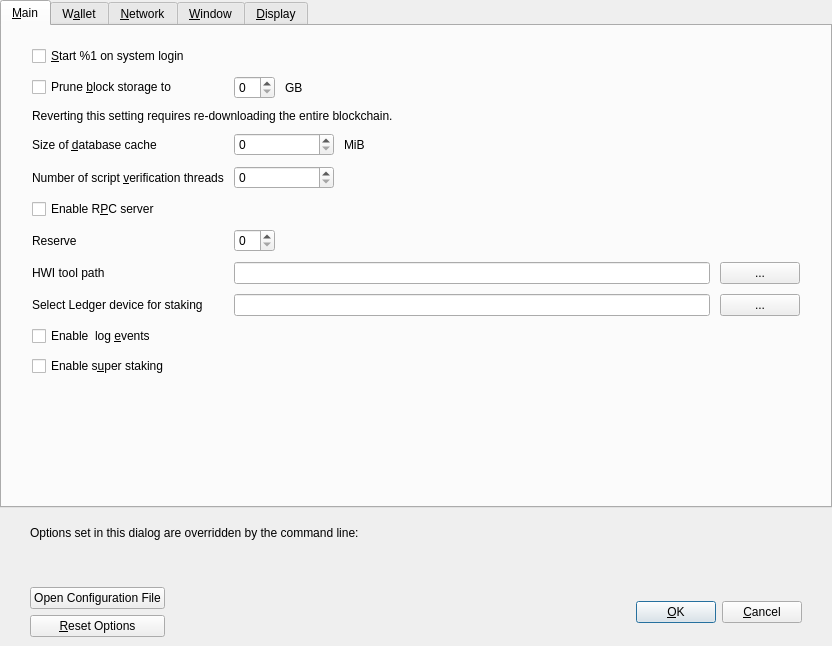
<?xml version="1.0" encoding="UTF-8"?>
<ui version="4.0">
 <class>OptionsDialog</class>
 <widget class="QDialog" name="OptionsDialog">
  <property name="geometry">
   <rect>
    <x>0</x>
    <y>0</y>
    <width>832</width>
    <height>646</height>
   </rect>
  </property>
  <property name="windowTitle">
   <string>Options</string>
  </property>
  <property name="modal">
   <bool>true</bool>
  </property>
  <layout class="QVBoxLayout" name="verticalLayout">
   <property name="leftMargin">
    <number>0</number>
   </property>
   <property name="topMargin">
    <number>0</number>
   </property>
   <property name="rightMargin">
    <number>0</number>
   </property>
   <property name="bottomMargin">
    <number>0</number>
   </property>
   <item>
    <widget class="QTabWidget" name="tabWidget">
     <property name="currentIndex">
      <number>0</number>
     </property>
     <widget class="QWidget" name="tabMain">
      <attribute name="title">
       <string>&amp;Main</string>
      </attribute>
      <layout class="QVBoxLayout" name="verticalLayout_3">
       <property name="spacing">
        <number>10</number>
       </property>
       <property name="leftMargin">
        <number>30</number>
       </property>
       <property name="topMargin">
        <number>20</number>
       </property>
       <property name="rightMargin">
        <number>30</number>
       </property>
       <property name="bottomMargin">
        <number>20</number>
       </property>
       <item>
        <layout class="QGridLayout" name="gridLayout">
         <property name="verticalSpacing">
          <number>10</number>
         </property>
         <item row="4" column="1">
          <layout class="QHBoxLayout" name="horizontalLayout_3_Main">
           <item>
            <widget class="QSpinBox" name="threadsScriptVerif">
             <property name="minimumSize">
              <size>
               <width>100</width>
               <height>0</height>
              </size>
             </property>
             <property name="toolTip">
              <string>(0 = auto, &lt;0 = leave that many cores free)</string>
             </property>
            </widget>
           </item>
           <item>
            <spacer name="horizontalSpacer_3_Main">
             <property name="orientation">
              <enum>Qt::Horizontal</enum>
             </property>
             <property name="sizeHint" stdset="0">
              <size>
               <width>40</width>
               <height>20</height>
              </size>
             </property>
            </spacer>
           </item>
          </layout>
         </item>
         <item row="8" column="1">
          <layout class="QHBoxLayout" name="horizontalLayout2">
           <item>
            <widget class="QLineEdit" name="txtStakeLedgerId">
             <property name="toolTip">
              <string>Fingerprint of the ledger that you want to be used for staking with hardware wallet</string>
             </property>
            </widget>
           </item>
           <item>
            <widget class="QPushButton" name="toolStakeLedgerId">
             <property name="text">
              <string>...</string>
             </property>
            </widget>
           </item>
          </layout>
         </item>
         <item row="6" column="1">
          <layout class="QHBoxLayout" name="horizontalLayout_3_Main_3">
           <item>
            <widget class="BitcoinAmountField" name="reserveBalance">
             <property name="toolTip">
              <string>Reserve amount that will not be used for staking</string>
             </property>
            </widget>
           </item>
           <item>
            <spacer name="horizontalSpacer_3_Main_3">
             <property name="orientation">
              <enum>Qt::Horizontal</enum>
             </property>
             <property name="sizeHint" stdset="0">
              <size>
               <width>40</width>
               <height>0</height>
              </size>
             </property>
            </spacer>
           </item>
          </layout>
         </item>
         <item row="4" column="0">
          <widget class="QLabel" name="threadsScriptVerifLabel">
           <property name="toolTip">
            <string extracomment="Tooltip text for Options window setting that sets the number of script verification threads. Explains that negative values mean to leave these many cores free to the system.">Set the number of script verification threads. Negative values correspond to the number of cores you want to leave free to the system.</string>
           </property>
           <property name="text">
            <string>Number of script &amp;verification threads</string>
           </property>
           <property name="textFormat">
            <enum>Qt::PlainText</enum>
           </property>
           <property name="buddy">
            <cstring>threadsScriptVerif</cstring>
           </property>
          </widget>
         </item>
         <item row="3" column="0">
          <widget class="QLabel" name="databaseCacheLabel">
           <property name="toolTip">
            <string extracomment="Tooltip text for Options window setting that sets the size of the database cache. Explains the corresponding effects of increasing/decreasing this value.">Maximum database cache size. A larger cache can contribute to faster sync, after which the benefit is less pronounced for most use cases. Lowering the cache size will reduce memory usage. Unused mempool memory is shared for this cache.</string>
           </property>
           <property name="text">
            <string>Size of &amp;database cache</string>
           </property>
           <property name="textFormat">
            <enum>Qt::PlainText</enum>
           </property>
           <property name="buddy">
            <cstring>databaseCache</cstring>
           </property>
          </widget>
         </item>
         <item row="2" column="0" colspan="2">
          <widget class="QLabel" name="pruneWarning">
           <property name="text">
            <string>Reverting this setting requires re-downloading the entire blockchain.</string>
           </property>
           <property name="textFormat">
            <enum>Qt::PlainText</enum>
           </property>
          </widget>
         </item>
         <item row="7" column="0">
          <widget class="QLabel" name="HWIToolLabel">
           <property name="text">
            <string>HWI tool path</string>
           </property>
          </widget>
         </item>
         <item row="1" column="0">
          <widget class="QCheckBox" name="prune">
           <property name="toolTip">
            <string>Enabling pruning significantly reduces the disk space required to store transactions. All blocks are still fully validated. Reverting this setting requires re-downloading the entire blockchain.</string>
           </property>
           <property name="text">
            <string>Prune &amp;block storage to</string>
           </property>
          </widget>
         </item>
         <item row="3" column="1">
          <layout class="QHBoxLayout" name="horizontalLayout_2_Main">
           <item>
            <widget class="QSpinBox" name="databaseCache">
             <property name="minimumSize">
              <size>
               <width>100</width>
               <height>0</height>
              </size>
             </property>
            </widget>
           </item>
           <item>
            <widget class="QLabel" name="databaseCacheUnitLabel">
             <property name="text">
              <string>MiB</string>
             </property>
             <property name="textFormat">
              <enum>Qt::PlainText</enum>
             </property>
            </widget>
           </item>
           <item>
            <spacer name="horizontalSpacer_2_Main">
             <property name="orientation">
              <enum>Qt::Horizontal</enum>
             </property>
             <property name="sizeHint" stdset="0">
              <size>
               <width>40</width>
               <height>20</height>
              </size>
             </property>
            </spacer>
           </item>
          </layout>
         </item>
         <item row="0" column="0" colspan="2">
          <widget class="QCheckBox" name="bitcoinAtStartup">
           <property name="toolTip">
            <string>Automatically start %1 after logging in to the system.</string>
           </property>
           <property name="text">
            <string>&amp;Start %1 on system login</string>
           </property>
          </widget>
         </item>
         <item row="7" column="1">
          <layout class="QHBoxLayout" name="horizontalLayout">
           <item>
            <widget class="QLineEdit" name="txtHWIToolPath">
             <property name="toolTip">
              <string>Hardware wallet interface tool location on disk</string>
             </property>
            </widget>
           </item>
           <item>
            <widget class="QPushButton" name="toolHWIPath">
             <property name="text">
              <string>...</string>
             </property>
            </widget>
           </item>
          </layout>
         </item>
         <item row="6" column="0">
          <widget class="QLabel" name="reserveBalanceLabel">
           <property name="text">
            <string>Reserve</string>
           </property>
           <property name="textFormat">
            <enum>Qt::PlainText</enum>
           </property>
           <property name="buddy">
            <cstring>threadsScriptVerif</cstring>
           </property>
          </widget>
         </item>
         <item row="1" column="1">
          <layout class="QHBoxLayout" name="horizontalLayout_Main_Prune">
           <item>
            <widget class="QSpinBox" name="pruneSize"/>
           </item>
           <item>
            <widget class="QLabel" name="pruneSizeUnitLabel">
             <property name="text">
              <string>GB</string>
             </property>
             <property name="textFormat">
              <enum>Qt::PlainText</enum>
             </property>
            </widget>
           </item>
           <item>
            <spacer name="horizontalSpacer_Main_Prune">
             <property name="orientation">
              <enum>Qt::Horizontal</enum>
             </property>
             <property name="sizeHint" stdset="0">
              <size>
               <width>40</width>
               <height>20</height>
              </size>
             </property>
            </spacer>
           </item>
          </layout>
         </item>
         <item row="8" column="0">
          <widget class="QLabel" name="stakeLedgerIdlabel">
           <property name="text">
            <string>Select Ledger device for staking</string>
           </property>
          </widget>
         </item>
         <item row="5" column="0" colspan="2">
          <widget class="QCheckBox" name="enableServer">
           <property name="toolTip">
            <string extracomment="Tooltip text for Options window setting that enables the RPC server.">This allows you or a third party tool to communicate with the node through command-line and JSON-RPC commands.</string>
           </property>
           <property name="text">
            <string extracomment="An Options window setting to enable the RPC server.">Enable R&amp;PC server</string>
           </property>
          </widget>
         </item>
         <item row="9" column="0" colspan="2">
          <widget class="QCheckBox" name="logEvents">
           <property name="text">
            <string>Enable  log &amp;events</string>
           </property>
          </widget>
         </item>
         <item row="10" column="0" colspan="2">
          <widget class="QCheckBox" name="superStaking">
           <property name="text">
            <string>Enable s&amp;uper staking</string>
           </property>
          </widget>
         </item>
        </layout>
       </item>
       <item>
        <spacer name="verticalSpacer_Main">
         <property name="orientation">
          <enum>Qt::Vertical</enum>
         </property>
         <property name="sizeHint" stdset="0">
          <size>
           <width>20</width>
           <height>40</height>
          </size>
         </property>
        </spacer>
       </item>
      </layout>
     </widget>
     <widget class="QWidget" name="tabWallet">
      <attribute name="title">
       <string>W&amp;allet</string>
      </attribute>
      <layout class="QVBoxLayout" name="verticalLayout_Wallet">
       <property name="spacing">
        <number>10</number>
       </property>
       <property name="leftMargin">
        <number>30</number>
       </property>
       <property name="topMargin">
        <number>20</number>
       </property>
       <property name="rightMargin">
        <number>30</number>
       </property>
       <property name="bottomMargin">
        <number>20</number>
       </property>
       <item>
        <widget class="QCheckBox" name="subFeeFromAmount">
         <property name="toolTip">
          <string extracomment="Tooltip text for Options window setting that sets subtracting the fee from a sending amount as default.">Whether to set subtract fee from amount as default or not.</string>
         </property>
         <property name="text">
          <string extracomment="An Options window setting to set subtracting the fee from a sending amount as default.">Subtract &amp;fee from amount by default</string>
         </property>
        </widget>
       </item>
       <item>
        <widget class="QGroupBox" name="groupBox">
         <property name="title">
          <string>Expert</string>
         </property>
         <layout class="QVBoxLayout" name="verticalLayout_2">
          <property name="spacing">
           <number>10</number>
          </property>
          <item>
           <widget class="QCheckBox" name="coinControlFeatures">
            <property name="toolTip">
             <string>Whether to show coin control features or not.</string>
            </property>
            <property name="text">
             <string>Enable coin &amp;control features</string>
            </property>
           </widget>
          </item>
          <item>
           <widget class="QCheckBox" name="spendZeroConfChange">
            <property name="toolTip">
             <string>If you disable the spending of unconfirmed change, the change from a transaction cannot be used until that transaction has at least one confirmation. This also affects how your balance is computed.</string>
            </property>
            <property name="text">
             <string>&amp;Spend unconfirmed change</string>
            </property>
           </widget>
          </item>
          <item>
           <widget class="QCheckBox" name="m_enable_psbt_controls">
            <property name="toolTip">
             <string extracomment="Tooltip text for options window setting that enables PSBT controls.">Whether to show PSBT controls.</string>
            </property>
            <property name="text">
             <string extracomment="An options window setting to enable PSBT controls.">Enable &amp;PSBT controls</string>
            </property>
           </widget>
          </item>
          <item>
           <widget class="QCheckBox" name="zeroBalanceAddressToken">
            <property name="text">
             <string>Enable &amp;zero balance for receiver token address</string>
            </property>
           </widget>
          </item>
          <item>
           <widget class="QCheckBox" name="useChangeAddress">
            <property name="text">
             <string>Use change &amp;address</string>
            </property>
           </widget>
          </item>
          <item>
           <widget class="QCheckBox" name="checkForUpdates">
            <property name="text">
             <string>Check for &amp;updates</string>
            </property>
           </widget>
          </item>
          <item>
           <widget class="QCheckBox" name="signPSBTHWITool">
            <property name="text">
             <string>Sign PSBT with HWI tool</string>
            </property>
           </widget>
          </item>
         </layout>
        </widget>
       </item>
       <item>
        <widget class="QGroupBox" name="groupBoxHww">
         <property name="title">
          <string>External Signer (e.g. hardware wallet)</string>
         </property>
         <layout class="QVBoxLayout" name="verticalLayoutHww">
          <item>
           <layout class="QHBoxLayout" name="horizontalLayoutHww">
            <item>
             <widget class="QLabel" name="externalSignerPathLabel">
              <property name="text">
               <string>&amp;External signer script path</string>
              </property>
              <property name="buddy">
               <cstring>externalSignerPath</cstring>
              </property>
             </widget>
            </item>
            <item>
             <widget class="QLineEdit" name="externalSignerPath">
              <property name="toolTip">
               <string>Full path to a Borshchevik Core compatible script (e.g. C:\Downloads\hwi.exe or /Users/you/Downloads/hwi.py). Beware: malware can steal your coins!</string>
              </property>
             </widget>
            </item>
           </layout>
          </item>
         </layout>
        </widget>
       </item>
       <item>
        <spacer name="verticalSpacer_Wallet">
         <property name="orientation">
          <enum>Qt::Vertical</enum>
         </property>
         <property name="sizeHint" stdset="0">
          <size>
           <width>20</width>
           <height>40</height>
          </size>
         </property>
        </spacer>
       </item>
      </layout>
     </widget>
     <widget class="QWidget" name="tabNetwork">
      <attribute name="title">
       <string>&amp;Network</string>
      </attribute>
      <layout class="QVBoxLayout" name="verticalLayout_Network">
       <property name="spacing">
        <number>10</number>
       </property>
       <property name="leftMargin">
        <number>30</number>
       </property>
       <property name="topMargin">
        <number>20</number>
       </property>
       <property name="rightMargin">
        <number>30</number>
       </property>
       <property name="bottomMargin">
        <number>20</number>
       </property>
       <item>
        <widget class="QCheckBox" name="mapPortUpnp">
         <property name="toolTip">
          <string>Automatically open the Borshchevik client port on the router. This only works when your router supports UPnP and it is enabled.</string>
         </property>
         <property name="text">
          <string>Map port using &amp;UPnP</string>
         </property>
        </widget>
       </item>
       <item>
        <widget class="QCheckBox" name="mapPortNatpmp">
         <property name="toolTip">
          <string>Automatically open the Borshchevik client port on the router. This only works when your router supports NAT-PMP and it is enabled. The external port could be random.</string>
         </property>
         <property name="text">
          <string>Map port using NA&amp;T-PMP</string>
         </property>
        </widget>
       </item>
       <item>
        <widget class="QCheckBox" name="allowIncoming">
         <property name="toolTip">
          <string>Accept connections from outside.</string>
         </property>
         <property name="text">
          <string>Allow incomin&amp;g connections</string>
         </property>
        </widget>
       </item>
       <item>
        <widget class="QCheckBox" name="connectSocks">
         <property name="toolTip">
          <string>Connect to the Borshchevik network through a SOCKS5 proxy.</string>
         </property>
         <property name="text">
          <string>&amp;Connect through SOCKS5 proxy (default proxy):</string>
         </property>
        </widget>
       </item>
       <item>
        <layout class="QHBoxLayout" name="horizontalLayout_1_Network">
         <item>
          <widget class="QLabel" name="proxyIpLabel">
           <property name="text">
            <string>Proxy &amp;IP:</string>
           </property>
           <property name="textFormat">
            <enum>Qt::PlainText</enum>
           </property>
           <property name="buddy">
            <cstring>proxyIp</cstring>
           </property>
          </widget>
         </item>
         <item>
          <widget class="QValidatedLineEdit" name="proxyIp">
           <property name="minimumSize">
            <size>
             <width>140</width>
             <height>0</height>
            </size>
           </property>
           <property name="maximumSize">
            <size>
             <width>140</width>
             <height>16777215</height>
            </size>
           </property>
           <property name="toolTip">
            <string>IP address of the proxy (e.g. IPv4: 127.0.0.1 / IPv6: ::1)</string>
           </property>
          </widget>
         </item>
         <item>
          <widget class="QLabel" name="proxyPortLabel">
           <property name="text">
            <string>&amp;Port:</string>
           </property>
           <property name="textFormat">
            <enum>Qt::PlainText</enum>
           </property>
           <property name="buddy">
            <cstring>proxyPort</cstring>
           </property>
          </widget>
         </item>
         <item>
          <widget class="QLineEdit" name="proxyPort">
           <property name="minimumSize">
            <size>
             <width>55</width>
             <height>0</height>
            </size>
           </property>
           <property name="maximumSize">
            <size>
             <width>55</width>
             <height>16777215</height>
            </size>
           </property>
           <property name="toolTip">
            <string>Port of the proxy (e.g. 9050)</string>
           </property>
          </widget>
         </item>
         <item>
          <spacer name="horizontalSpacer_1_Network">
           <property name="orientation">
            <enum>Qt::Horizontal</enum>
           </property>
           <property name="sizeHint" stdset="0">
            <size>
             <width>40</width>
             <height>20</height>
            </size>
           </property>
          </spacer>
         </item>
        </layout>
       </item>
       <item>
        <layout class="QHBoxLayout" name="horizontalLayout_2_Network">
         <item>
          <widget class="QLabel" name="proxyActiveNets">
           <property name="text">
            <string>Used for reaching peers via:</string>
           </property>
           <property name="textFormat">
            <enum>Qt::PlainText</enum>
           </property>
          </widget>
         </item>
         <item>
          <widget class="QCheckBox" name="proxyReachIPv4">
           <property name="enabled">
            <bool>false</bool>
           </property>
           <property name="toolTip">
            <string>Shows if the supplied default SOCKS5 proxy is used to reach peers via this network type.</string>
           </property>
           <property name="text">
            <string/>
           </property>
          </widget>
         </item>
         <item>
          <widget class="QLabel" name="proxyReachIPv4Label">
           <property name="text">
            <string>IPv4</string>
           </property>
           <property name="textFormat">
            <enum>Qt::PlainText</enum>
           </property>
          </widget>
         </item>
         <item>
          <widget class="QCheckBox" name="proxyReachIPv6">
           <property name="enabled">
            <bool>false</bool>
           </property>
           <property name="toolTip">
            <string>Shows if the supplied default SOCKS5 proxy is used to reach peers via this network type.</string>
           </property>
           <property name="text">
            <string/>
           </property>
          </widget>
         </item>
         <item>
          <widget class="QLabel" name="proxyReachIPv6Label">
           <property name="text">
            <string>IPv6</string>
           </property>
           <property name="textFormat">
            <enum>Qt::PlainText</enum>
           </property>
          </widget>
         </item>
         <item>
          <widget class="QCheckBox" name="proxyReachTor">
           <property name="enabled">
            <bool>false</bool>
           </property>
           <property name="toolTip">
            <string>Shows if the supplied default SOCKS5 proxy is used to reach peers via this network type.</string>
           </property>
           <property name="text">
            <string/>
           </property>
          </widget>
         </item>
         <item>
          <widget class="QLabel" name="proxyReachTorLabel">
           <property name="text">
            <string>Tor</string>
           </property>
           <property name="textFormat">
            <enum>Qt::PlainText</enum>
           </property>
          </widget>
         </item>
         <item>
          <spacer name="horizontalSpacer_2_Network">
           <property name="orientation">
            <enum>Qt::Horizontal</enum>
           </property>
           <property name="sizeHint" stdset="0">
            <size>
             <width>40</width>
             <height>20</height>
            </size>
           </property>
          </spacer>
         </item>
        </layout>
       </item>
       <item>
        <widget class="QCheckBox" name="connectSocksTor">
         <property name="toolTip">
          <string>Connect to the Borshchevik network through a separate SOCKS5 proxy for Tor onion services.</string>
         </property>
         <property name="text">
          <string>Use separate SOCKS&amp;5 proxy to reach peers via Tor onion services:</string>
         </property>
        </widget>
       </item>
       <item>
        <layout class="QHBoxLayout" name="horizontalLayout_3_Network">
         <item>
          <widget class="QLabel" name="proxyIpTorLabel">
           <property name="text">
            <string>Proxy &amp;IP:</string>
           </property>
           <property name="textFormat">
            <enum>Qt::PlainText</enum>
           </property>
           <property name="buddy">
            <cstring>proxyIpTor</cstring>
           </property>
          </widget>
         </item>
         <item>
          <widget class="QValidatedLineEdit" name="proxyIpTor">
           <property name="minimumSize">
            <size>
             <width>140</width>
             <height>0</height>
            </size>
           </property>
           <property name="maximumSize">
            <size>
             <width>140</width>
             <height>16777215</height>
            </size>
           </property>
           <property name="toolTip">
            <string>IP address of the proxy (e.g. IPv4: 127.0.0.1 / IPv6: ::1)</string>
           </property>
          </widget>
         </item>
         <item>
          <widget class="QLabel" name="proxyPortTorLabel">
           <property name="text">
            <string>&amp;Port:</string>
           </property>
           <property name="textFormat">
            <enum>Qt::PlainText</enum>
           </property>
           <property name="buddy">
            <cstring>proxyPortTor</cstring>
           </property>
          </widget>
         </item>
         <item>
          <widget class="QLineEdit" name="proxyPortTor">
           <property name="minimumSize">
            <size>
             <width>55</width>
             <height>0</height>
            </size>
           </property>
           <property name="maximumSize">
            <size>
             <width>55</width>
             <height>16777215</height>
            </size>
           </property>
           <property name="toolTip">
            <string>Port of the proxy (e.g. 9050)</string>
           </property>
          </widget>
         </item>
         <item>
          <spacer name="horizontalSpacer_4_Network">
           <property name="orientation">
            <enum>Qt::Horizontal</enum>
           </property>
           <property name="sizeHint" stdset="0">
            <size>
             <width>40</width>
             <height>20</height>
            </size>
           </property>
          </spacer>
         </item>
        </layout>
       </item>
       <item>
        <spacer name="verticalSpacer_Network">
         <property name="orientation">
          <enum>Qt::Vertical</enum>
         </property>
         <property name="sizeHint" stdset="0">
          <size>
           <width>20</width>
           <height>40</height>
          </size>
         </property>
        </spacer>
       </item>
      </layout>
     </widget>
     <widget class="QWidget" name="tabWindow">
      <attribute name="title">
       <string>&amp;Window</string>
      </attribute>
      <layout class="QVBoxLayout" name="verticalLayout_Window">
       <property name="spacing">
        <number>10</number>
       </property>
       <property name="leftMargin">
        <number>30</number>
       </property>
       <property name="topMargin">
        <number>20</number>
       </property>
       <property name="rightMargin">
        <number>30</number>
       </property>
       <property name="bottomMargin">
        <number>20</number>
       </property>
       <item>
        <widget class="QCheckBox" name="showTrayIcon">
         <property name="toolTip">
          <string>Show the icon in the system tray.</string>
         </property>
         <property name="text">
          <string>&amp;Show tray icon</string>
         </property>
         <property name="checked">
          <bool>true</bool>
         </property>
        </widget>
       </item>
       <item>
        <widget class="QCheckBox" name="minimizeToTray">
         <property name="toolTip">
          <string>Show only a tray icon after minimizing the window.</string>
         </property>
         <property name="text">
          <string>&amp;Minimize to the tray instead of the taskbar</string>
         </property>
        </widget>
       </item>
       <item>
        <widget class="QCheckBox" name="minimizeOnClose">
         <property name="toolTip">
          <string>Minimize instead of exit the application when the window is closed. When this option is enabled, the application will be closed only after selecting Exit in the menu.</string>
         </property>
         <property name="text">
          <string>M&amp;inimize on close</string>
         </property>
        </widget>
       </item>
       <item>
        <spacer name="verticalSpacer_Window">
         <property name="orientation">
          <enum>Qt::Vertical</enum>
         </property>
         <property name="sizeHint" stdset="0">
          <size>
           <width>20</width>
           <height>40</height>
          </size>
         </property>
        </spacer>
       </item>
      </layout>
     </widget>
     <widget class="QWidget" name="tabDisplay">
      <attribute name="title">
       <string>&amp;Display</string>
      </attribute>
      <layout class="QVBoxLayout" name="verticalLayout_Display">
       <property name="spacing">
        <number>10</number>
       </property>
       <property name="leftMargin">
        <number>30</number>
       </property>
       <property name="topMargin">
        <number>20</number>
       </property>
       <property name="rightMargin">
        <number>30</number>
       </property>
       <property name="bottomMargin">
        <number>20</number>
       </property>
       <item>
        <layout class="QGridLayout" name="gridLayout_2">
         <property name="verticalSpacing">
          <number>10</number>
         </property>
         <item row="0" column="0">
          <widget class="QLabel" name="langLabel">
           <property name="text">
            <string>User Interface &amp;language:</string>
           </property>
           <property name="textFormat">
            <enum>Qt::PlainText</enum>
           </property>
           <property name="buddy">
            <cstring>lang</cstring>
           </property>
          </widget>
         </item>
         <item row="0" column="1">
          <widget class="QValueComboBox" name="lang">
           <property name="toolTip">
            <string>The user interface language can be set here. This setting will take effect after restarting %1.</string>
           </property>
          </widget>
         </item>
         <item row="1" column="0">
          <widget class="QLabel" name="unitLabel">
           <property name="text">
            <string>&amp;Unit to show amounts in:</string>
           </property>
           <property name="textFormat">
            <enum>Qt::PlainText</enum>
           </property>
           <property name="buddy">
            <cstring>unit</cstring>
           </property>
          </widget>
         </item>
         <item row="2" column="0">
          <widget class="QLabel" name="thirdPartyTxUrlsLabel">
           <property name="toolTip">
            <string>Third-party URLs (e.g. a block explorer) that appear in the transactions tab as context menu items. %s in the URL is replaced by transaction hash. Multiple URLs are separated by vertical bar |.</string>
           </property>
           <property name="text">
            <string>&amp;Third-party transaction URLs</string>
           </property>
           <property name="buddy">
            <cstring>thirdPartyTxUrls</cstring>
           </property>
          </widget>
         </item>
         <item row="1" column="1">
          <widget class="QValueComboBox" name="unit">
           <property name="toolTip">
            <string>Choose the default subdivision unit to show in the interface and when sending coins.</string>
           </property>
          </widget>
         </item>
         <item row="2" column="1">
          <widget class="QLineEdit" name="thirdPartyTxUrls">
           <property name="toolTip">
            <string>Third-party URLs (e.g. a block explorer) that appear in the transactions tab as context menu items. %s in the URL is replaced by transaction hash. Multiple URLs are separated by vertical bar |.</string>
           </property>
           <property name="placeholderText">
            <string notr="true">https://example.com/tx/%s</string>
           </property>
          </widget>
         </item>
         <item row="3" column="0">
          <widget class="QLabel" name="themeLabel">
           <property name="text">
            <string>User Interface &amp;style:</string>
           </property>
           <property name="textFormat">
            <enum>Qt::PlainText</enum>
           </property>
           <property name="buddy">
            <cstring>lang</cstring>
           </property>
          </widget>
         </item>
         <item row="3" column="1">
          <widget class="QValueComboBox" name="theme">
           <property name="toolTip">
            <string>The user interface style can be set here. This setting will take effect after restarting %1.</string>
           </property>
          </widget>
         </item>
        </layout>
       </item>
       <item>
        <widget class="QGroupBox" name="font_groupBox">
         <property name="title">
          <string>Monospaced font in the Overview tab:</string>
         </property>
         <layout class="QVBoxLayout" name="font_verticalLayout">
          <item>
           <layout class="QHBoxLayout" name="embeddedFont_horizontalLayout">
            <item>
             <widget class="QRadioButton" name="embeddedFont_radioButton">
              <property name="text">
               <string>embedded &quot;%1&quot;</string>
              </property>
             </widget>
            </item>
            <item>
             <spacer name="embeddedFont_horizontalSpacer">
              <property name="orientation">
               <enum>Qt::Horizontal</enum>
              </property>
              <property name="sizeHint" stdset="0">
               <size>
                <width>40</width>
                <height>20</height>
               </size>
              </property>
             </spacer>
            </item>
            <item>
             <layout class="QVBoxLayout" name="embeddedFont_verticalLayout">
              <item>
               <widget class="QLabel" name="embeddedFont_label_1">
                <property name="text">
                 <string notr="true">111.11111111 QTUM</string>
                </property>
               </widget>
              </item>
              <item>
               <widget class="QLabel" name="embeddedFont_label_9">
                <property name="text">
                 <string notr="true">909.09090909 QTUM</string>
                </property>
               </widget>
              </item>
             </layout>
            </item>
           </layout>
          </item>
          <item>
           <widget class="Line" name="font_line">
            <property name="orientation">
             <enum>Qt::Horizontal</enum>
            </property>
           </widget>
          </item>
          <item>
           <layout class="QHBoxLayout" name="systemFont_horizontalLayout">
            <item>
             <widget class="QRadioButton" name="systemFont_radioButton">
              <property name="text">
               <string>closest matching &quot;%1&quot;</string>
              </property>
             </widget>
            </item>
            <item>
             <spacer name="systemFont_horizontalSpacer">
              <property name="orientation">
               <enum>Qt::Horizontal</enum>
              </property>
              <property name="sizeHint" stdset="0">
               <size>
                <width>40</width>
                <height>20</height>
               </size>
              </property>
             </spacer>
            </item>
            <item>
             <layout class="QVBoxLayout" name="systemFont_verticalLayout">
              <item>
               <widget class="QLabel" name="systemFont_label_1">
                <property name="text">
                 <string notr="true">111.11111111 QTUM</string>
                </property>
               </widget>
              </item>
              <item>
               <widget class="QLabel" name="systemFont_label_9">
                <property name="text">
                 <string notr="true">909.09090909 QTUM</string>
                </property>
               </widget>
              </item>
             </layout>
            </item>
           </layout>
          </item>
         </layout>
        </widget>
       </item>
       <item>
        <spacer name="verticalSpacer_Display">
         <property name="orientation">
          <enum>Qt::Vertical</enum>
         </property>
         <property name="sizeHint" stdset="0">
          <size>
           <width>20</width>
           <height>40</height>
          </size>
         </property>
        </spacer>
       </item>
      </layout>
     </widget>
    </widget>
   </item>
   <item>
    <widget class="QFrame" name="frame">
     <layout class="QVBoxLayout" name="verticalLayout_Bottom">
      <property name="leftMargin">
       <number>30</number>
      </property>
      <property name="rightMargin">
       <number>30</number>
      </property>
      <item>
       <layout class="QHBoxLayout" name="horizontalLayout_Bottom">
        <item>
         <widget class="QLabel" name="overriddenByCommandLineInfoLabel">
          <property name="text">
           <string>Options set in this dialog are overridden by the command line:</string>
          </property>
          <property name="textFormat">
           <enum>Qt::PlainText</enum>
          </property>
         </widget>
        </item>
        <item>
         <spacer name="horizontalSpacer_Bottom">
          <property name="orientation">
           <enum>Qt::Horizontal</enum>
          </property>
          <property name="sizeHint" stdset="0">
           <size>
            <width>40</width>
            <height>20</height>
           </size>
          </property>
         </spacer>
        </item>
       </layout>
      </item>
      <item>
       <widget class="QLabel" name="overriddenByCommandLineLabel">
        <property name="text">
         <string/>
        </property>
        <property name="textFormat">
         <enum>Qt::PlainText</enum>
        </property>
        <property name="wordWrap">
         <bool>true</bool>
        </property>
       </widget>
      </item>
     </layout>
    </widget>
   </item>
   <item>
    <widget class="QWidget" name="buttonsContainerWhite" native="true">
     <layout class="QHBoxLayout" name="horizontalLayout_2">
      <property name="leftMargin">
       <number>30</number>
      </property>
      <property name="rightMargin">
       <number>30</number>
      </property>
      <item>
       <layout class="QVBoxLayout" name="verticalLayout_Buttons">
        <item>
         <widget class="QPushButton" name="openBitcoinConfButton">
          <property name="toolTip">
           <string>Open the %1 configuration file from the working directory.</string>
          </property>
          <property name="text">
           <string>Open Configuration File</string>
          </property>
          <property name="autoDefault">
           <bool>false</bool>
          </property>
         </widget>
        </item>
        <item>
         <widget class="QPushButton" name="resetButton">
          <property name="toolTip">
           <string>Reset all client options to default.</string>
          </property>
          <property name="text">
           <string>&amp;Reset Options</string>
          </property>
          <property name="autoDefault">
           <bool>false</bool>
          </property>
         </widget>
        </item>
       </layout>
      </item>
      <item>
       <spacer name="horizontalSpacer_3">
        <property name="orientation">
         <enum>Qt::Horizontal</enum>
        </property>
        <property name="sizeHint" stdset="0">
         <size>
          <width>20</width>
          <height>20</height>
         </size>
        </property>
       </spacer>
      </item>
      <item>
       <widget class="QLabel" name="statusLabel">
        <property name="minimumSize">
         <size>
          <width>200</width>
          <height>0</height>
         </size>
        </property>
        <property name="font">
         <font>
          <weight>75</weight>
          <bold>true</bold>
         </font>
        </property>
        <property name="text">
         <string/>
        </property>
        <property name="textFormat">
         <enum>Qt::PlainText</enum>
        </property>
        <property name="wordWrap">
         <bool>true</bool>
        </property>
       </widget>
      </item>
      <item>
       <spacer name="horizontalSpacer">
        <property name="orientation">
         <enum>Qt::Horizontal</enum>
        </property>
        <property name="sizeHint" stdset="0">
         <size>
          <width>20</width>
          <height>20</height>
         </size>
        </property>
       </spacer>
      </item>
      <item>
       <widget class="QPushButton" name="okButton">
        <property name="text">
         <string>&amp;OK</string>
        </property>
        <property name="autoDefault">
         <bool>false</bool>
        </property>
        <property name="default">
         <bool>true</bool>
        </property>
       </widget>
      </item>
      <item>
       <widget class="QPushButton" name="cancelButton">
        <property name="text">
         <string>&amp;Cancel</string>
        </property>
        <property name="autoDefault">
         <bool>false</bool>
        </property>
       </widget>
      </item>
     </layout>
    </widget>
   </item>
  </layout>
 </widget>
 <customwidgets>
  <customwidget>
   <class>QValidatedLineEdit</class>
   <extends>QLineEdit</extends>
   <header>qt/qvalidatedlineedit.h</header>
  </customwidget>
  <customwidget>
   <class>QValueComboBox</class>
   <extends>QComboBox</extends>
   <header>qt/qvaluecombobox.h</header>
  </customwidget>
  <customwidget>
   <class>BitcoinAmountField</class>
   <extends>QSpinBox</extends>
   <header>qt/bitcoinamountfield.h</header>
  </customwidget>
 </customwidgets>
 <resources/>
 <connections/>
</ui>
